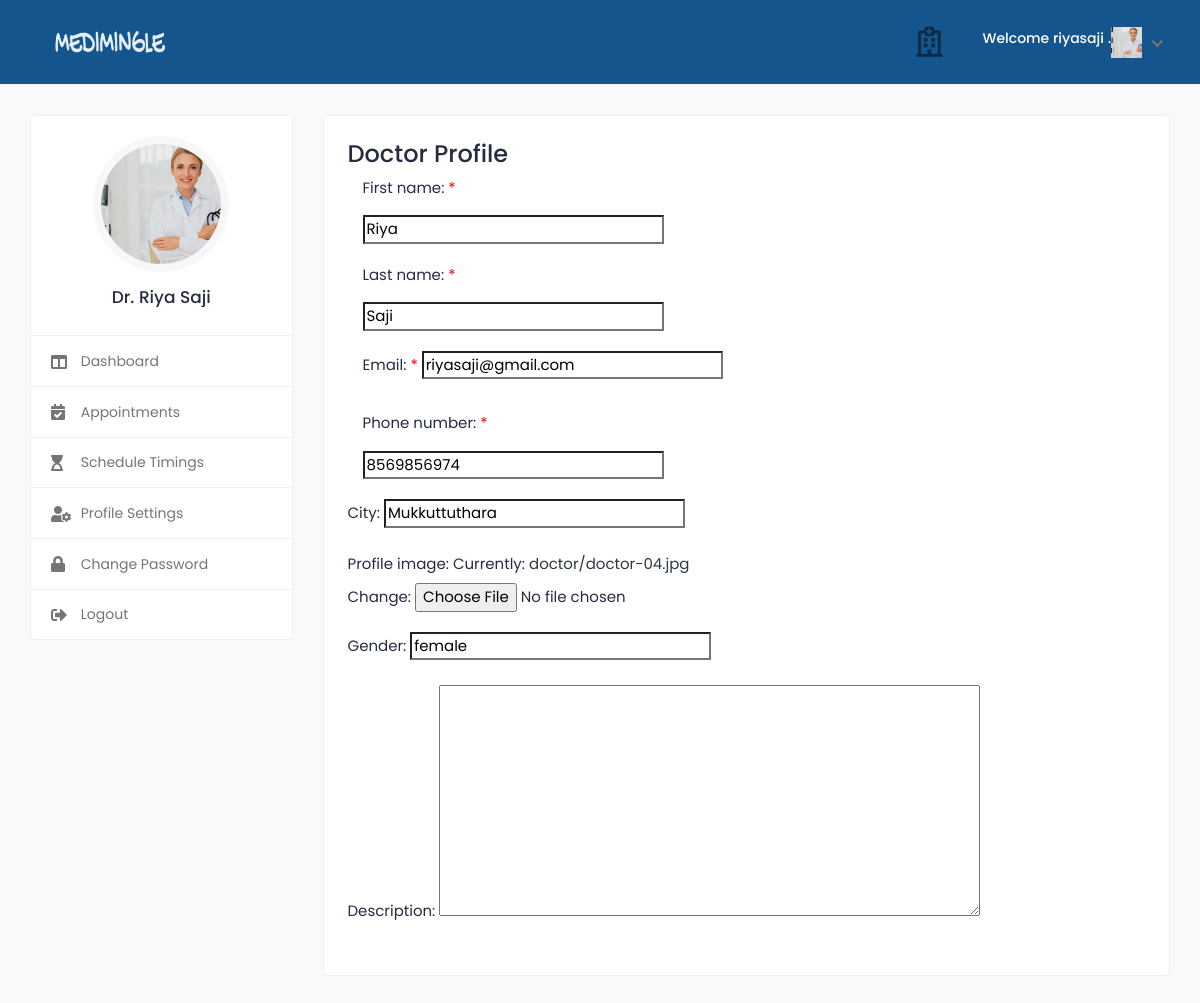
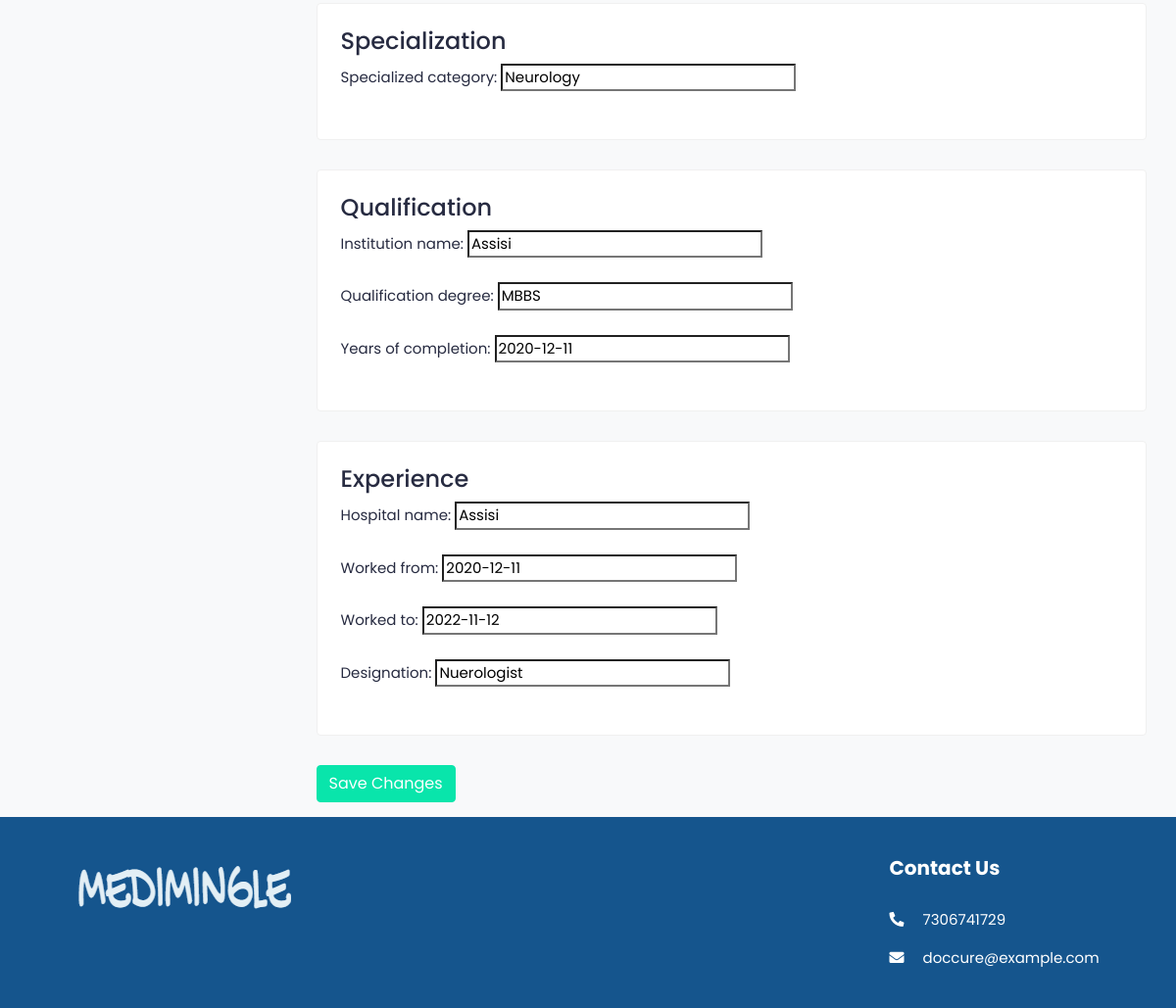
Page /doctor_profile_settings/ (signed in) on the committed database (2 pictures, top to bottom).
### medi/models.py (models this page shows, shortened)
class tbl_user(AbstractUser):
    email=models.EmailField(unique=True)
    phone_number=models.CharField(max_length=15, null=True)
    USER_TYPE_CHOICES = (
        ('patient', 'Patient'),('doctor', 'Doctor'),
    )
    user_type = models.CharField(
        max_length=10,
        choices=USER_TYPE_CHOICES,
        default='patient',  # You can set a default value if needed
    )

class Doctor(models.Model):
    user = models.OneToOneField(tbl_user, on_delete=models.CASCADE)
    city  = models.CharField(max_length=50,null=True,blank=True)
    profile_image = models.ImageField(upload_to='doctor/',default='default.png')
    gender = models.CharField(max_length=10, blank=True)
    description = models.TextField(blank=True)
    date_joined = models.DateTimeField(default=datetime.now, blank=True)

class DoctorSpecialization(models.Model):
    doctor = models.ForeignKey(Doctor, on_delete=models.CASCADE, null=True)
    specialized_category  = models.CharField(max_length=50, null=True)

class Qualification(models.Model):
    institution_name  = models.CharField(max_length=50, null=True)
    qualification_degree = models.CharField(max_length=50, null=True)
    years_of_completion = models.DateField(null=True)
    doctor = models.ForeignKey(Doctor, on_delete=models.CASCADE)

class Experience(models.Model):
    hospital_name = models.CharField(max_length=50, null=True)
    worked_from = models.DateField(null=True)
    worked_to = models.DateField(null=True)
    designation = models.CharField(max_length=50, null=True)
    doctor = models.ForeignKey(Doctor, on_delete=models.CASCADE)

### medi/views.py (the view)
# urls.py: path('doctor_profile_settings/',views.doctor_profile_settings,name='doctor_profile_settings'),
@never_cache
@login_required(login_url='signin')
def doctor_profile_settings(request):
    user = request.user  # Get the logged-in user
    try:
        doctor = Doctor.objects.get(user=user)
    except Doctor.DoesNotExist:
        doctor = None
    if request.method == 'POST':
        user_form = ProfileUpdateForm(request.POST, instance=user)
        doctor_form = DoctorForm(request.POST, request.FILES, instance=doctor)
        specialization_form = DoctorSpecializationForm(request.POST, instance=doctor.doctorspecialization_set.first())
        qualification_form = QualificationForm(request.POST, instance=doctor.qualification_set.first())
        experience_form = ExperienceForm(request.POST, instance=doctor.experience_set.first())
        if user_form.is_valid() and doctor_form.is_valid() and specialization_form.is_valid() and qualification_form.is_valid() and experience_form.is_valid():
            user_form.save()
            doctor_form.save()
            doctorspecialization = specialization_form.save(commit=False)
            doctorspecialization.doctor = doctor
            specialization_form.save()
            qualification = qualification_form.save(commit=False)
            qualification.doctor = doctor
            qualification.save()
            experience = experience_form.save(commit=False)
            experience.doctor = doctor
            experience.save()
            messages.success(request,"Profile Updated")
            return redirect('doctor_dashboard')
    else:
        user_form = ProfileUpdateForm(instance=user)
        doctor_form = DoctorForm(instance=doctor)
        specialization_form = DoctorSpecializationForm(instance=doctor.doctorspecialization_set.first())
        qualification_form = QualificationForm(instance=doctor.qualification_set.first())
        experience_form = ExperienceForm(instance=doctor.experience_set.first())
    return render(request, 'doctor_profile_settings.html', {'user_form': user_form, 'doctor_form': doctor_form,'specialization_form':specialization_form, 'qualification_form': qualification_form, 'experience_form': experience_form})

### medi/forms.py
class ProfileUpdateForm(forms.ModelForm):
    email = forms.EmailField(widget=forms.TextInput(attrs={'readonly': 'readonly'}))
    class Meta:
        model = tbl_user
        fields = ['first_name','last_name','email','phone_number']
    widgets = {
            'first_name': forms.TextInput(attrs={'class': 'form-control'}),
            'last_name': forms.TextInput(attrs={'class': 'form-control'}),
            'phone_number': forms.TextInput(attrs={'class': 'form-control'}),
        }

class DoctorForm(forms.ModelForm):
    class Meta:
        model = Doctor
        fields = ['city', 'profile_image', 'gender', 'description']

### templates/doctor_profile_settings.html (shortened to what this page needs)
{% load static %}
{% include "includes/doc_header.html" %}
						<div class="col-md-7 col-lg-8 col-xl-9">
								<form method="post" enctype="multipart/form-data">
									<div class="card">
										<div class="card-body">
										<div class="user-profile-form">
											<h3>Doctor Profile</h3>
											{% for field in user_form %}
												<div class="form-group">
													<div class="col-md-6">
														<label>{{ field.label_tag }} <span class="text-danger">*</span></label>
														{{ field }}
													</div>
												</div>
										{% endfor %}
									</div>
									<div class="patient-profile-form">
										{% for field in doctor_form %}
											<div class="form-group">
												{{ field.label_tag }} {{ field }}
											</div>
										{% endfor %}
									</div>
								</div>
								</div>
									<div class="card">
										<div class="card-body">
									<div class="patient-profile-form">
										<h3>Specialization</h3>
										 {% for field in specialization_form %}
											<div class="form-group">
												{{ field.label_tag }} {{ field }}
											</div>
										{% endfor %}
									</div>
								</div>
									</div>
									<div class="card">
										<div class="card-body">
									<div class="patient-profile-form">
										<h3>Qualification</h3>
										{% for field in qualification_form %}
											<div class="form-group">
												{{ field.label_tag }} {{ field }}
											</div>
										{% endfor %}
									</div>
								</div>
								</div>
									<div class="card">
										<div class="card-body">
									<div class="patient-profile-form">
										<h3>Experience</h3>
										{% for field in experience_form %}
											<div class="form-group">
												{{ field.label_tag }} {{ field }}
											</div>
										{% endfor %}
									</div>
								</div>
								</div>
									<button type="submit" class="btn btn-primary submit-btn">Save Changes</button>
								</form>
							</div>
					</div>
				</div>
			</div>
			<footer class="footer">
				<div class="footer-top">
					<div class="container-fluid">
						<div class="row">
							<div class="col-lg-3 col-md-6">
								<div class="footer-widget footer-about">
									<div class="footer-logo">
										<img src="{% static '/assets/img/logo.png' %}" alt="logo">
									</div>
								</div>
							</div>
							<div class="col-lg-3 col-md-6">
							</div>
							<div class="col-lg-3 col-md-6">
							</div>
							<div class="col-lg-3 col-md-6">
								<div class="footer-widget footer-contact">
									<h2 class="footer-title">Contact Us</h2>
									<div class="footer-contact-info">
										<p>
											<i class="fas fa-phone-alt"></i>
											7306741729
										</p>
										<p class="mb-0">
											<i class="fas fa-envelope"></i>
											doccure@example.com
										</p>
									</div>
								</div>
							</div>
						</div>
					</div>
				</div>
						</div>
	</body>
</html>

### templates/includes/doc_header.html (shortened to what this page needs)
{% load static %}
<html lang="en">
<head>
		<link rel="stylesheet" href="{% static '/assets/css/bootstrap.min.css' %}">
		<link rel="stylesheet" href="{% static '/assets/plugins/fontawesome/css/fontawesome.min.css' %}">
		<link rel="stylesheet" href="{% static '/assets/plugins/fontawesome/css/all.min.css' %}">
		<link rel="stylesheet" href="{% static '/assets/css/style.css' %}">
	</head>
	<body>
		<div class="main-wrapper">
			<header class="header">
				<nav class="navbar navbar-expand-lg header-nav">
					<div class="navbar-header">
						<a href="#" class="navbar-brand logo">
							<img src="{% static '/assets/img/logo.png' %}" class="img-fluid" alt="Logo">
						</a>
					</div>
					<ul class="nav header-navbar-rht">
						<li class="nav-item contact-item">
							<div class="header-contact-img">
								<i class="far fa-hospital"></i>
							</div>
						</li>
						<li class="nav-item dropdown has-arrow logged-item">
							<a href="#" class="dropdown-toggle nav-link" data-toggle="dropdown">
								<span class="user-img">
									<h6 style="color: white;">Welcome {{user.username}}  .</h6>
								</span>
								<span class="user-img">
									<img src="{{ user.doctor.profile_image.url }}" alt="Profile Image">
								</span>
							</a>
						</li>
					</ul>
				</nav>
			</header>
<div class="content">
	<div class="container-fluid">
		<div class="row">
			<div class="col-md-5 col-lg-4 col-xl-3 theiaStickySidebar">
	<div class="profile-sidebar">
		<div class="widget-profile pro-widget-content">
			<div class="profile-info-widget">
				<a href="#" class="booking-doc-img">
					{% if doctor.profile_image %}
						<img src="{{ user.doctor.profile_image.url }}" alt="User Image">
					{% else %}
						<img src="{{ user.doctor.profile_image.url }}" alt="User Image">
					{% endif %}
				</a>
				<div class="profile-det-info">
					<h3>Dr. {{user.first_name}} {{ user.last_name }}</h3>
				</div>
			</div>
		</div>
    <div class="dashboard-widget">
        <nav class="dashboard-menu">
            <ul>
                <li>
					<a href="{% url 'doctor_dashboard' %}">
						<i class="fas fa-columns"></i>
						<span>Dashboard</span>
					</a>
				</li>
				<li>
					<a href="appointments.html">
						<i class="fas fa-calendar-check"></i>
						<span>Appointments</span>
					</a>
				</li>
				<li>
					<a href="{% url 'schedule_timings' %}">
						<i class="fas fa-hourglass-start"></i>
						<span>Schedule Timings</span>
					</a>
				</li>
				<li>
					<a href="{% url 'doctor_profile_settings' %}">
						<i class="fas fa-user-cog"></i>
						<span>Profile Settings</span>
					</a>
				</li>
                <li>
					<a href="{% url 'doctor_change_password' %}">
						<i class="fas fa-lock"></i>
						<span>Change Password</span>
					</a>
				</li>
				<li>
					<a href="{% url 'logout' %}">
						<i class="fas fa-sign-out-alt"></i>
						<span>Logout</span>
					</a>
				</li>
            </ul>
        </nav>
    </div>
</div>
        </div>

### rows in the picture
tbl_user: username "riyasaji", doctor.profile_image (picture), first_name "Riya", last_name "Saji", user_form "Riya" "Saji" "riyasaji@gmail.com" "8569856974"
Doctor: doctor_form "Mukkuttuthara" "female"
DoctorSpecialization: specialization_form "Neurology"
Qualification: qualification_form "Assisi" "MBBS" "2020-12-11"
Experience: experience_form "Assisi" "2020-12-11" "2022-11-12" "Nuerologist"

### other values in the picture
{{ field.label_tag }} "First name:" "Last name:" "Email:" "Phone number:"
{{ field.label_tag }} "City:" "Profile image:" "Gender:" "Description:"
{{ field.label_tag }} "Specialized category:"
{{ field.label_tag }} "Institution name:" "Qualification degree:" "Years of completion:"
{{ field.label_tag }} "Hospital name:" "Worked from:" "Worked to:" "Designation:"
